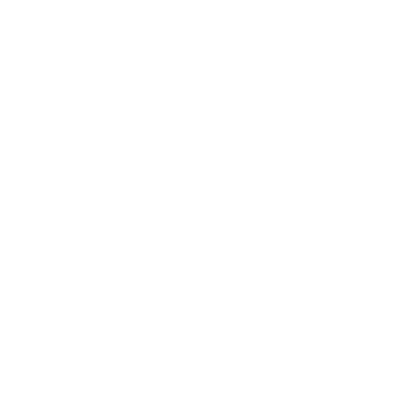
Frame 1 (no input)
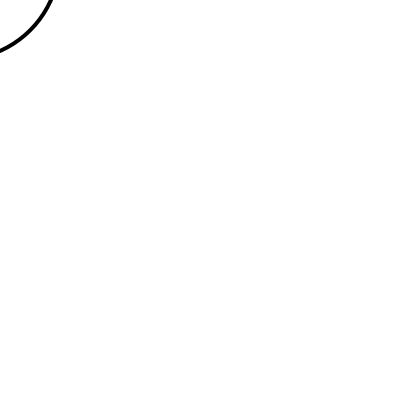
Frame 60 (the mouse pressed at the canvas centre just before this capture)
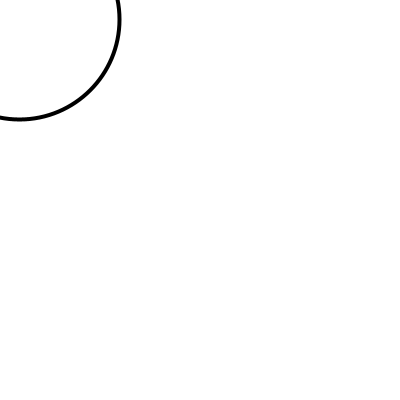
Frame 120 (the mouse held since frame 60 and released just before this capture)

The Processing sketch that drew these frames (run headless with seeded random() and noise(); from frame 60 on, the mouse is pressed at the canvas centre):

// Processing sketch: top_left__bottom_right
// ── top_left__bottom_right.pde
int x;
int y;

void setup() {
  size(400, 400);
  x = -100;
  y = -100;
}
//---end setup---

void draw() {
  background(255);
  strokeWeight(4);
  ellipse(x, y, 200, 200);
  x= x+1;
  y= y+1;
  if (x>500) {
    x=-100;
  }
  
  if (y>500){
    y=-100;
  }
}//---end draw---
